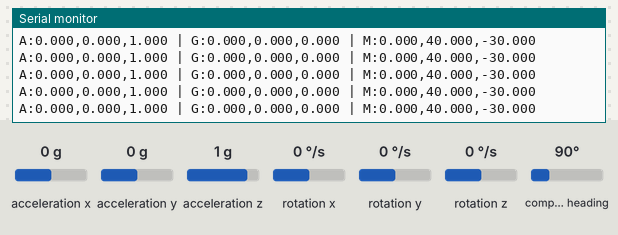
Simulated run of this program. Board: Arduino Nano 33 BLE. Shown: the last lines printed to the serial monitor. The test bench sets the inputs (shaded band); at power-on: acceleration x 0 g, acceleration y 0 g, acceleration z 1 g, rotation x 0 °/s, rotation y 0 °/s, rotation z 0 °/s, compass heading 90°.

Above: at 1.2 s.
1.3 s: acceleration x set to -1.4 g
At 1.59 s:
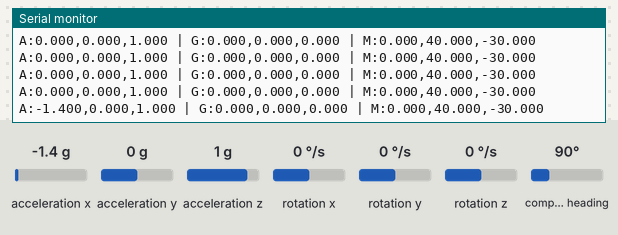
2.8 s: acceleration y set to -1.4 g
At 2.81 s:
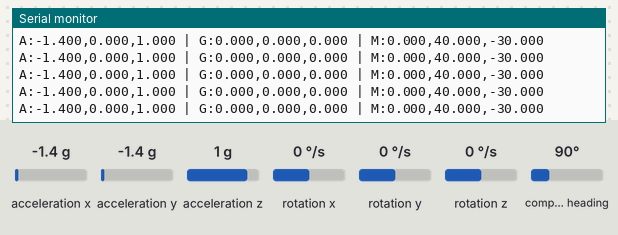
4.3 s: acceleration z set to -1.4 g
At 4.45 s:
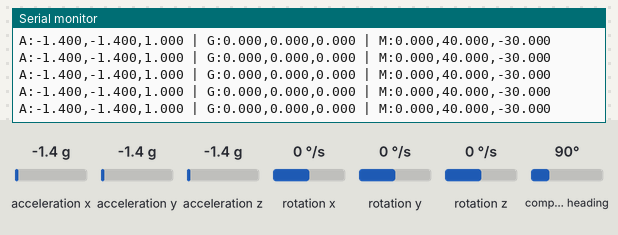
5.8 s: rotation x set to -192 °/s
At 5.88 s:
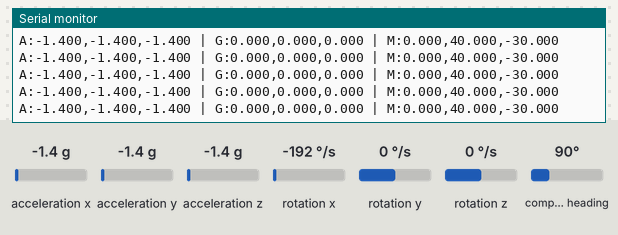
7.3 s: rotation y set to -192 °/s
At 7.31 s:
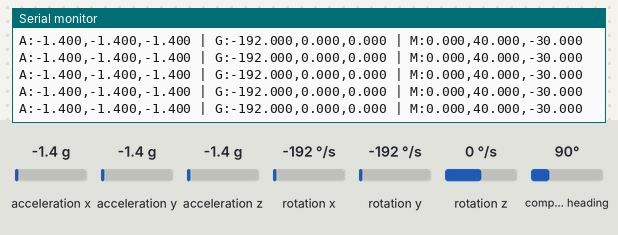

Measured:
- after the input at 1.3 s, the serial monitor: prints a new line after 0.13 s (image 1)

The program:

main.cpp
```cpp
#include <Arduino.h>
#include <Arduino_BMI270_BMM150.h>

void setup() {
  Serial.begin(9600);

  while (!Serial) {
    ; // wait for serial monitor
  }

  if (!IMU.begin()) {
    Serial.println("Failed to initialize IMU!");
    while (1) {
      delay(1000);
    }
  }

  Serial.println("Serial ready. Initializing IMU...");
  Serial.println("IMU ready.");
  Serial.println("Ax Ay Az | Gx Gy Gz | Mx My Mz");
}

void loop() {
  float ax, ay, az;
  float gx, gy, gz;
  float mx, my, mz;

  if (IMU.accelerationAvailable()) {
    IMU.readAcceleration(ax, ay, az);
  }

  if (IMU.gyroscopeAvailable()) {
    IMU.readGyroscope(gx, gy, gz);
  }

  if (IMU.magneticFieldAvailable()) {
    IMU.readMagneticField(mx, my, mz);
  }

  char line[160];

  snprintf(line,sizeof(line),
    "A:%.3f,%.3f,%.3f | G:%.3f,%.3f,%.3f | M:%.3f,%.3f,%.3f",
    ax, ay, az,
    gx, gy, gz,
    mx, my, mz
  );

  Serial.println(line);

  delay(200);
}
```
